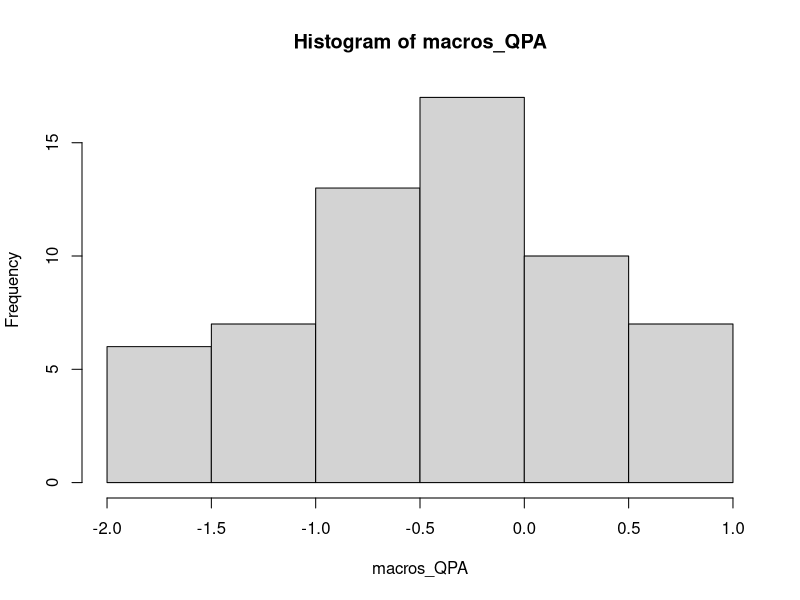

R code for this plot: (Note: this script raises an error after producing the figure.)




# --------------------------------------------------------
# Long-term ecosystem response: Macroinvertebrate density
# Prieta A
# Date: Fri Jul 19 2024 17:33:45
# Pablo E. Gutierrez-Fonseca
# pabloe.gutierrezfonseca@gmail.com
# --------------------------------------------------------




# cleans global environment
rm(list = ls())



# Create a data frame with Decapoda_QPA data (2017-10-05 (after H. Maria, time 0) to 2022-09-01)
macros_QPA <- c(-1.163751591, -1.559647248, -0.530027831, 
                -1.531476371, -1.819158443, -0.003007521, -1.054552299, -0.490022496, -1.286353913,
                -0.138261567, -0.003007521, 0.398433437, -0.255182905, -0.352821375, 0.038296285, 
                0.631207881, -0.414514944, 0.049790664, -0.078042707, -0.084557388, -0.294713744, 
                -0.335871816, -1.037457865, -0.83832919, -0.745547457, -0.335871816, -0.987860924, 
                -0.637658495, -0.509825123, -1.531476371, -0.987860924, 0.457158723, -0.015128882, 
                0.110751364, -1.377325691, -0.758286483, -0.509825123, -1.037457866, 0.378066134, 
                -0.131388688, -0.784261969, -0.758286483, -0.649087191, 0.784902044, -1.504077397, 
                0.264902044, 0.188309599, 0.624863222, 0.534266326, 0.505405556, -0.824535868, 
                0.116113307, -1.202972304, -0.302810954, 0.547965171, 0.348836496, 0.605316467, 
                -1.979501093, -0.033590944, -0.14518201)


event <- seq(1, length(macros_QPA))
data <- data.frame(event, macros_QPA)


hist(macros_QPA)
shapiro.test(macros_QPA)

###########################################################################
# Linear model (mod.1) ----------------------------------------------------
# Create a linear model
mod.1 <- lm(macros_QPA ~ event, data = data)
# Print the summary of the linear model
summary(mod.1)

# Get R-squared value and p-value
r_squared_mod.1 <- summary(mod.1)$r.squared
p_value_mod.1 <- summary(mod.1)$coefficients[2, 4]
# Print R-squared value and p-values
cat("R-squar:", r_squared_mod.1, "\n")
cat("P-value:", p_value_mod.1, "\n")

# Create a ggplot
mod.1.plot <- ggplot(data, aes(x = event, y = macros_QPA)) +
  geom_point() +         # Scatter plot points
  geom_smooth(method = "lm", se = FALSE) +  # Trend line without confidence interval
  labs(title = "Canopy QPA and Trend Line",
       x = "Event",
       y = "Macroinvertebrates QPA") +
  theme_minimal()

mod.1.plot



###########################################################################
# Humped yield curve (mod.2) ----------------------------------------------
# Define the Nelson-Siegel function
nelson_siegel <- function(x, beta0, beta1, beta2, tau) {
  y <- beta0 + (beta1 + beta2) * (1 - exp(-x / tau)) / (x / tau) - beta2 * exp(-x / tau)
  return(y)
}

# Initial parameter values
start_params <- c(beta0 = 0.5, beta1 = -0.5, beta2 = 0.5, tau = 1)
# Fit the model using nlsLM
mod.2 <- nlsLM(macros_QPA ~ nelson_siegel(event, beta0, beta1, beta2, tau), 
               data = data, 
               start = start_params)

summary(mod.2)
# Extract R-squared and p-value
# Calculate the R-squared value manually
fitted_values <- fitted(mod.2)
observed_values <- data$macros_QPA
mean_observed <- mean(observed_values)
ss_total <- sum((observed_values - mean_observed)^2)
ss_residual <- sum((observed_values - fitted_values)^2)
r_square_mod.2 <- 1 - ss_residual / ss_total
pvalue_mod.2 <- summary(mod.2)$coefficients[4, 4]  # P-value for the 'tau' parameter

# Print R-squared value and p-values
cat("R-squared:", r_square_mod.2, "\n")
cat("P-value:", pvalue_mod.2, "\n")


# Calculate the predicted values from the model
predicted_values <- predict(mod.2, newdata = data.frame(event = event))

# Create a ggplot
mod.2.plot <- ggplot(data, aes(x = event, y = macros_QPA)) +
  geom_point(color = "blue") +
  geom_line(aes(y = predicted_values), color = "blue") +
  labs(title = "Macroinvertebrates QPA and Fitted Nelson-Siegel Curve",
       x = "Event",
       y = "Macoinvertebrates QPA") +
  theme_minimal()

mod.2.plot



###########################################################################
# Inverted Parabola Curve (mod. 3) ----------------------------------------
# Fit a quadratic regression model
mod.3 <- lm(macros_QPA ~ event + I(event^2), data=data)
# Get model summary
summary(mod.3)

# Extract R-squared value and p-value
r_squared.mod3 <- summary(mod.3)$r.squared
p_value.mod3 <- summary(mod.3)$coefficients[4]  # P-value for the quadratic term
# Display results
cat("R-squared:", r_squared.mod3, "\n")
cat("R-squared:", p_value.mod3, "\n")

# Create a new data frame for prediction
new_data <- data.frame(event = seq(1, length(macros_QPA), length.out = 100))

# Predict using the model
predictions <- predict(mod.3, newdata = new_data)

# Create a ggplot for visualization
mod.3.plot <- ggplot(data, aes(x = event, y = macros_QPA)) +
  geom_point() +
  geom_line(data = data.frame(event = new_data$event, macros_QPA = predictions), 
            aes(x = event, y = macros_QPA), color = "blue") +
  labs(title = "Inverted Parabolic Curve Fit",
       x = "Event",
       y = "Macros QPA") +
  theme_minimal()

mod.3.plot



###########################################################################
# Logistic curve (mod.4) --------------------------------------------------
# Define the logistic function
logistic_function <- function(x, A, B, C, D) {
  A + (B - A) / (1 + exp(-C * (x - D)))
}

# Try different starting parameter values
start_params <- list(A = -1, B = 1, C = 0.1, D = median(data$event))

# Fit the model using nls.lm algorithm
mod.4 <- nlsLM(macros_QPA ~ logistic_function(event, A, B, C, D),
               data = data,
               start = start_params)

# Check the summary of the model
summary(mod.4)


# Calculate residuals
residuals <- residuals(mod.4)
# Calculate R-squared value
ss_residuals <- sum(residuals^2)
ss_total <- sum((data$macros_QPA - mean(data$macros_QPA))^2)
r_squared <- 1 - (ss_residuals / ss_total)
# Print R-squared value
cat("R-squared:", sprintf("%.4f", r_squared), "\n")

# Generate predictions using the model
new_data <- data.frame(event = seq(1, length(macros_QPA), length.out = 100))
predictions <- predict(mod.4, newdata = new_data)

# Create a ggplot for visualization
mod.4.plot <- ggplot(data, aes(x = event, y = macros_QPA)) +
  geom_point() +
  geom_line(data = data.frame(event = new_data$event, macros_QPA = predictions), 
            aes(x = event, y = macros_QPA), color = "red") +
  labs(title = "Logistic Curve Fit",
       x = "Event",
       y = "Macros QPA") +
  theme_minimal()

mod.4.plot




###########################################################################
# Logarithmic curve (mod.5) -----------------------------------------------
# Fit a logarithmic curve model
mod.5 <- nls(macros_QPA ~ a * log(event) + b, data = data, start = list(a = 1, b = 1))

# Get summary of the model
summary(mod.5)

# Calculate R-squared manually
ss_total <- sum((data$macros_QPA - mean(data$macros_QPA))^2)
ss_residual <- sum(residuals(mod.5)^2)
r_squared <- 1 - (ss_residual / ss_total)

# Calculate p-values using t-distribution
coefs <- coef(mod.5)
std_errors <- sqrt(diag(vcov(mod.5)))
t_values <- coefs / std_errors
p_values <- 2 * (1 - pt(abs(t_values), df = length(data$event) - length(coefs)))

# Display results
cat("R-squared:", r_squared, "\n")
cat("Parameter estimates:\n",coefs)
cat("Standard errors:\n",std_errors)
cat("t-values:\n", t_values)
cat("p-values:",p_values,"\n")

# Create a data frame with predicted values
pred_data <- data.frame(event = data$event, 
                        macros_QPA_pred = predict(mod.5, newdata = data))

library(ggthemes)
# Create a ggplot
mod.5.plot.macros <- ggplot(data, aes(x = event, y = macros_QPA)) +
  geom_point() +
  geom_line(data = pred_data, aes(x = event, y = macros_QPA_pred), color = "blue") +
  
  labs(title = expression(Logarithmic~Curve~(italic(y) == a %.% log(italic(x)) + b)),
       x = "Sampling event",
       y = expression(Macroinvertebrate~density~(ind %.% m^{-2} ))) +
  geom_rangeframe() + theme_tufte() +
  theme(axis.text.y = element_text(size = 12, colour = "black"), 
        axis.text.x = element_text(size = 12, colour = "black"),
        axis.title.y = element_text(size = 14, colour = "black"), 
        axis.title.x = element_text(size = 14, colour = "black"),
        plot.margin = unit(c(1, 1, 1, 1), "cm")) +
  
  theme(panel.grid.major = element_line(color = "gray50",size = 0.5,linetype = 3)) +
  theme(panel.grid.minor = element_line(color = "gray50",size = 0.5,linetype = 3))

mod.5.plot.macros


###########################################################################
# Exponential curve (mod.6) -----------------------------------------------
# Define the exponential function
# Fit the exponential curve using nlsLM with adjusted starting values
mod.6 <- nlsLM(macros_QPA ~ exponential(event, A, B, C), 
               data = data,
               start = list(A = 1, B = 0.1, C = 0),
               control = nls.lm.control(maxiter = 1000))


# Get summary of the fitted model
fit_summary <- summary(mod.6)

# Calculate total sum of squares
total_ss <- sum((data$macros_QPA - mean(data$macros_QPA))^2)
# Calculate residual sum of squares
residual_ss <- sum(fit_summary$residuals^2)
# Calculate R-squared value
rsquared <- 1 - residual_ss / total_ss
# Extract p-values
p_values <- fit_summary$coefficients[, "Pr(>|t|)"]
# Print the results
cat("R-squared value:", rsquared, "\n")
cat("P-values for parameters:\n")
print(p_values)


# Create a new data frame for prediction
new_data <- data.frame(event = seq(1, length(macros_QPA), length.out = 100))
new_data$predicted <- predict(mod.6, newdata = new_data)

# Plot the data and fitted curve using ggplot2
mod.6.plot <- ggplot(data, aes(x = event, y = macros_QPA)) +
  geom_point() +
  geom_line(data = new_data, aes(x = event, y = predicted), color = "blue") +
  labs(x = "Event", y = "Macroinvertebrados QPA") +
  ggtitle("Exponential Curve Fitting") +
  theme_minimal()

mod.6.plot




###########################################################################
# Gompertz asymmetric sigmoid model curve (mod.7) -------------------------
# Fit the Gompertz model using nlsLM with adjusted starting values and control settings
mod.7 <- nlsLM(macros_QPA ~ gompertz_asymmetric(event, A, b, c, d),
               data = data,
               start = list(A = 1, b = 0.1, c = 0.01, d = 0),
               control = nls.lm.control(maxiter = 1000, ftol = 1e-6, ptol = 1e-6))

# Check the summary of the model
summary(mod.7)


rss <- sum(residuals(mod.7)^2)
tss <- sum((data$macros_QPA - mean(data$macros_QPA))^2)
rsquared_mod.7 <- 1 - (rss / tss)
pvalue_mod.7 <- summary(mod.7)$coefficients[,"Pr(>|t|)"]["A"]

cat("R-squared value:", rsquared_mod.7, "\n")
cat("p-value value:", pvalue_mod.7, "\n")


curve_data <- data.frame(event = seq(1, length(macros_QPA), length.out = 100))
curve_data$predicted <- predict(mod.7, newdata = curve_data)

mod.7.plot <- ggplot(data, aes(x = event, y = macros_QPA)) +
  geom_point() +
  geom_line(data = curve_data, aes(x = event, y = predicted), color = "red") +
  labs(title = "Gompertz Asymmetric Sigmoid Model Fit",
       x = "Event", y = "Macroinvertebrates QPA") +
  theme_minimal()

mod.7.plot



###########################################################################
# Goniometric curve (mod.8) -----------------------------------------------
# Define the goniometric function
goniometric <- function(x, a, b, c, d) {
  a * sin(b * x + c) + d
}

# Fit the model using nonlinear least squares with adjusted initial values and different algorithm
mod.8 <- nls(macros_QPA ~ goniometric(event, a, b, c, d), 
             data = data,
             start = list(a = 1, b = 1, c = 0, d = mean(macros_QPA)),
             algorithm = "port")

# Extract coefficients
coefficients <- coef(mod.8)
# Print coefficients
print(coefficients)
# Calculate R-squared value
residuals <- residuals(mod.8)
SSR <- sum(residuals^2)
SST <- sum((data$macros_QPA - mean(data$macros_QPA))^2)
R_squared <- 1 - SSR / SST
cat("R-squared value:", R_squared, "\n")

# Calculate p-value
summary_fit <- summary(mod.8)
p_value.mod8 <- summary_fit$coefficients[4, "Pr(>|t|)"]
cat("p-value:", p_value.mod8, "\n")


# Generate predicted values from the fitted model
data$predicted <- predict(mod.8)

# Create a ggplot with the original data and fitted curve
mod.8.plot <- ggplot(data, aes(x = event, y = macros_QPA)) +
  geom_point() +
  geom_line(aes(y = predicted), color = "blue") +
  labs(title = "Fitted Goniometric Curve",
       x = "Event",
       y = "Macroinvertebrates QPA") +
  theme_minimal()

mod.8.plot

(mod.1.plot + mod.2.plot + mod.3.plot + mod.4.plot) /
  (mod.5.plot + mod.6.plot + mod.7.plot + mod.8.plot)


###########################################################################
# Function to compute AICc
AICc <- function(fit, return.K = FALSE) {
  n <- length(residuals(fit))
  k <- length(coef(fit)) + 1  # Including the intercept
  aic <- -2 * logLik(fit) + 2 * k
  aicc <- aic + (2 * k * (k + 1)) / (n - k - 1)
  if (return.K) return(k) else return(aicc)
}

n <- length(data$macros_QPA)  # Number of observations

aic_mod.1 <- AICc(mod.1)
aic_mod.2 <- AICc(mod.2)
aic_mod.3 <- AICc(mod.3)
aic_mod.4 <- AICc(mod.4)
aic_mod.5 <- AICc(mod.5)
aic_mod.6 <- AICc(mod.6)
aic_mod.7 <- AICc(mod.7)
aic_mod.8 <- AICc(mod.8)

# Store AICc values in a vector
aic_values <- c(aic_mod.1, aic_mod.2, aic_mod.3, aic_mod.4, aic_mod.5, aic_mod.6, aic_mod.7, aic_mod.8)

# Sort AICc values in ascending order
sorted_indices <- order(aic_values)

# Print sorted AICc values and corresponding model numbers
for (i in sorted_indices) {
  cat("AICc Mod.", i, ":", aic_values[i], "\n")
}
